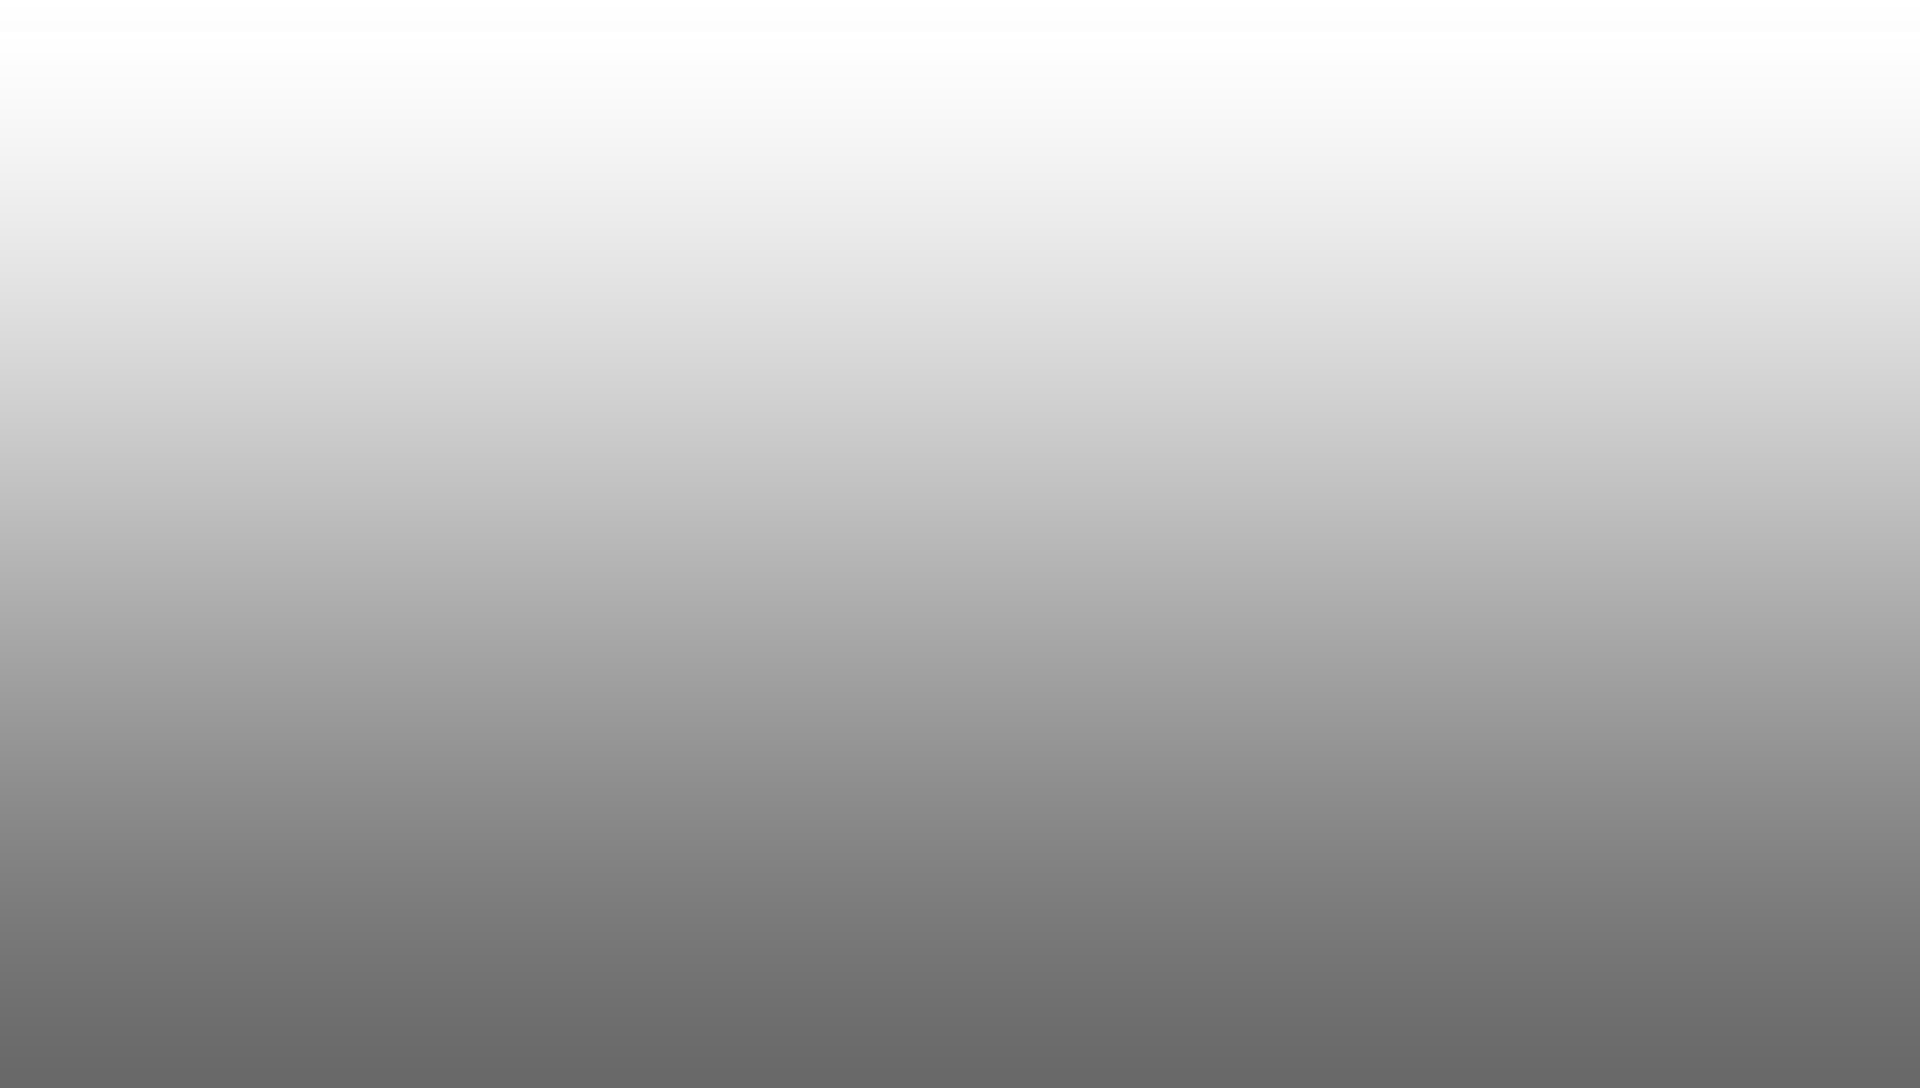

Tiled map render using the project's own tile images. Description and the map definition, with tile-layer contents summarised, below:
An orthogonal 60x34 tile map with 32x32 px tiles, 1 tile layer (Background) and 4 objects (2x PLATFORM, FLAG, BALL).

<map version="1.0" orientation="orthogonal" renderorder="right-down" width="60" height="34" tilewidth="32" tileheight="32" nextobjectid="33">
 <tileset firstgid="1" name="Level2_Background" tilewidth="32" tileheight="32">
  <image source="mapImages/background1.png" width="1920" height="1080" />
 </tileset>
 <layer name="Background" width="60" height="34">
  <data>[2040 cells, 2040 non-empty, 1980 distinct tile ids]</data>
 </layer>
 <objectgroup name="Colliders">
  <object id="13" name="finishFlag" type="FLAG" x="840.64" y="557" width="68" height="146" />
  <object id="31" name="platform4" type="PLATFORM" x="701.333" y="396.333" width="352" height="64">
   <properties>
    <property name="texture" value="platform2" />
   </properties>
  </object>
  <object id="32" name="platform4" type="PLATFORM" x="761" y="687" width="224" height="64">
   <properties>
    <property name="texture" value="platform2" />
   </properties>
  </object>
 </objectgroup>
 <objectgroup name="SpecialColliders" />
 <objectgroup name="Ball">
  <object id="19" name="ballPlayer" type="BALL" x="849.333" y="352" width="40" height="40">
   <ellipse />
  </object>
 </objectgroup>
</map>
